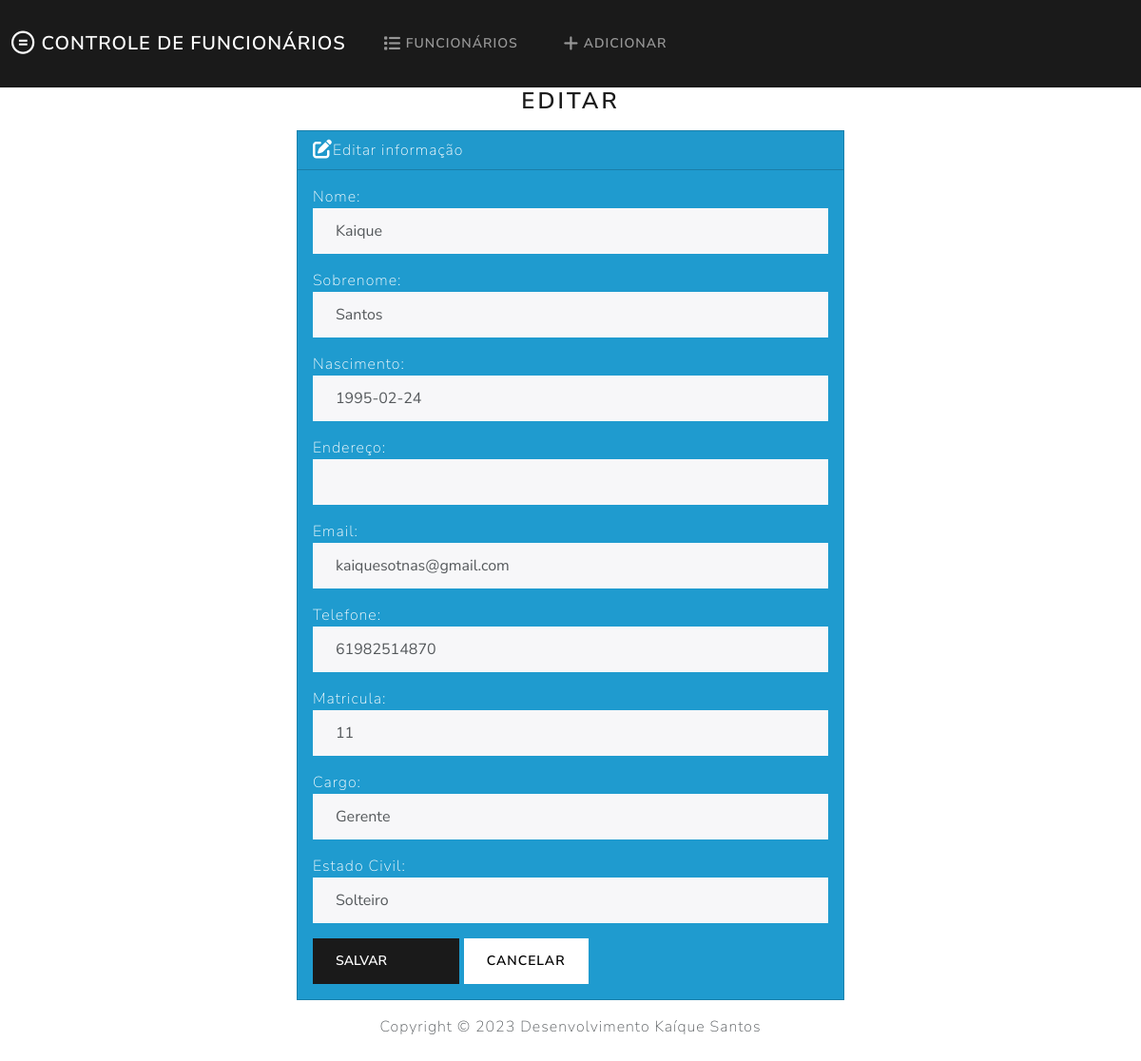
The app's page /edit/10/ with its own data.
### quadro/models.py (models this page shows, shortened)
class funcionarios(models.Model):
    nome=models.CharField(max_length=50, verbose_name='Nome',null=True)
    sobrenome=models.CharField(max_length=50, verbose_name='Sobrenome',null=True)
    nascimento=models.DateField(verbose_name='Nascimento',null=True)
    endereco=models.CharField(max_length=100,verbose_name='Endereço',null=True)
    email=models.EmailField(max_length=300,verbose_name='Email',null=True)
    phone_regex = RegexValidator(
    regex=r'^\+?1?\d{9,15}$',
    message="O número precisa estar neste formato: \
                    '+99 99 9999-0000'.")
    telefone = models.CharField(verbose_name="Telefone",
                                validators=[phone_regex],
                                max_length=14, null=True, blank=True)
    matricula=models.IntegerField(verbose_name='Matricula',null=True)
    cargo=models.CharField(max_length=60,verbose_name='Cargo',null=True)
    sol='Solteiro'
    cas='casado'
    di='divorciado'
    va=''
    ESTADO_CIVIL=[(va,''),(sol,'Solteiro'),(cas,'Casado'),(di,'Divorciado')]
    estado_civil=models.CharField(max_length=10,choices=ESTADO_CIVIL,default="",verbose_name='Estado Civil')
    class Meta:
        verbose_name_plural='Funcionários'

### quadro/views.py (the view)
# urls.py: path('edit/<int:id>/', views.edit, name='edit'),
def edit(request, id):
  if request.method == 'POST':
    quadros = funcionarios.objects.get(pk=id)
    form = funcionariosForm(request.POST, instance=quadros)
    if form.is_valid():
      form.save()
      return render(request, 'quadro/edit.html', {
        'form': form,
        'success': True
      })
  else:
    quadros = funcionarios.objects.get(pk=id)
    form = funcionariosForm(instance=quadros)
  return render(request, 'quadro/edit.html', {
    'form': form
  })

### quadro/forms.py
class funcionariosForm(forms.ModelForm):
  class Meta:
    model = funcionarios
    fields = ['nome','sobrenome','nascimento','endereco','email','telefone','matricula','cargo','estado_civil']
    labels = {
      'nome': 'Nome',
      'sobrenome': 'Sobrenome',
      'nascimento':'Nascimento',
      'endereco':'Endereço',
      'email': 'Email',
      'telefone':'Telefone',
      'matricula':'Matricula',
      'cargo':'Cargo',
      'estado_civil':'Estado Civil',
    }
    widgets = {
      'nome': forms.TextInput(attrs={'class': 'form-control'}),
      'sobrenome': forms.TextInput(attrs={'class': 'form-control'}),
      'nascimento': forms.DateInput(attrs={'class': 'form-control'}),
      'endereco': forms.TextInput(attrs={'class': 'form-control'}),
      'email': forms.EmailInput(attrs={'class': 'form-control'}),
      'telefone': forms.NumberInput(attrs={'class': 'form-control'}),
      'matricula': forms.NumberInput(attrs={'class': 'form-control'}),
      'cargo': forms.TextInput(attrs={'class': 'form-control'}),
      'estado_civil': forms.TextInput(attrs={'class': 'form-control'}),
    }

### quadro/templates/quadro/edit.html (shortened to what this page needs)
{% extends "quadro/base.html" %}
{% block body %}
  <h3 class="text-center mb-3">Editar</h3>
  {% if sucess %}
    <div class="alert alert-sucess" role="alert">
      Alteração realizada com sucesso.
      <a href="{% url 'index' %}" class="alert-link">Voltar para pagina principal</a>
    </div>
  {% else %}
    <div class="row justify-content-center">
      <div class="col-6">
        <div class="card text-white bg-info mb-3">
          <div class="card-header">
              <i class="fa-solid fa-pen-to-square fa-lg"></i>Editar informação
          </div>
            <div class="card-body">
              <form action="" method="POST">
                {{ form.as_p}}
                <button type="submit" class="btn btn-primary">Salvar
                  <a href="{% url 'index' %}" class="btn btn-primary"></a>
                </button>
                <a href="{% url 'index' %}" class="btn btn-secondary">Cancelar</a>
               </form>
             </div>
          </div>
        </div>
      </div>
  {% endif%}
{% endblock %}

### records on screen
funcionarios: nome "Kaique", sobrenome "Santos", nascimento "1995-02-24", email "kaiquesotnas@gmail.com", telefone "61982514870", matricula "11", cargo "Gerente", estado_civil "Solteiro"
